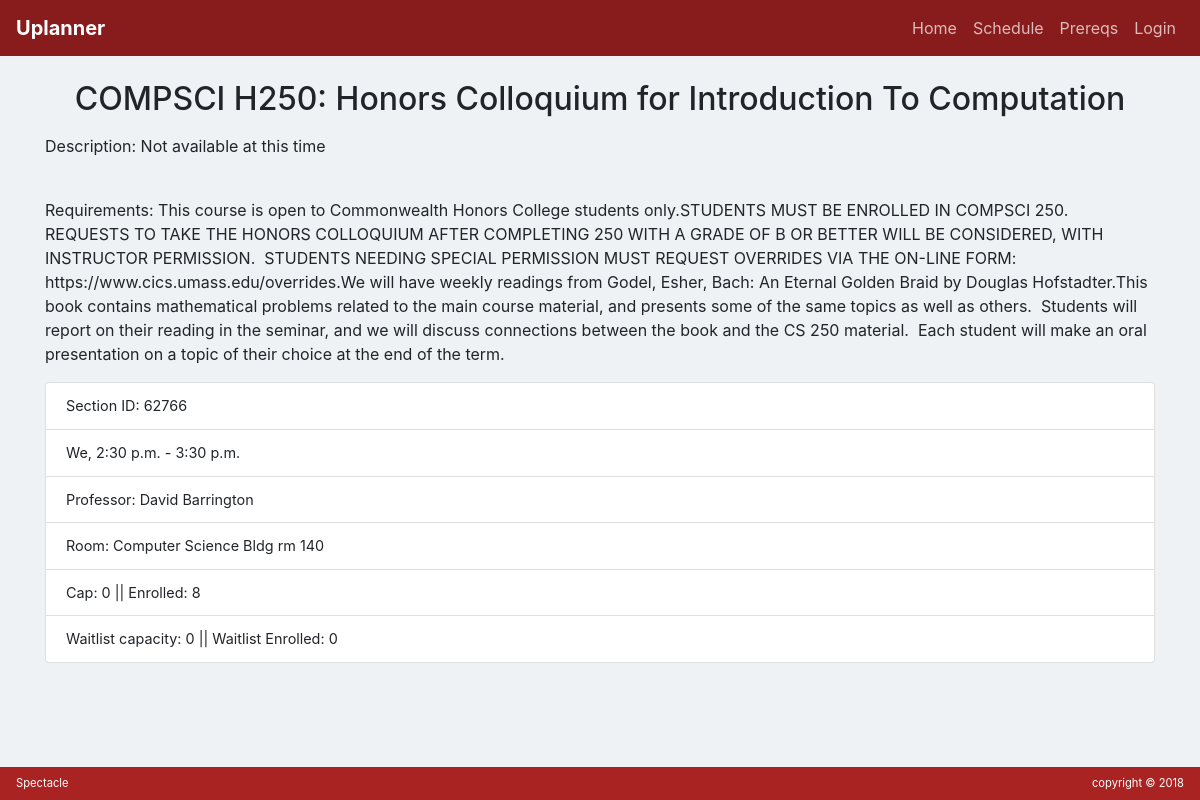
The page /uplanner/prereqs/course/125 on the database its author committed.
### schedule/models.py (models this page shows, shortened)
class Course(models.Model):
    title = models.CharField(max_length=200, help_text="Enter the descriptive course title")
    dept = models.ForeignKey(Department, on_delete=models.CASCADE, help_text="Enter the course's department")
    number = models.CharField(max_length=6, help_text="Enter the course's title number (220 in COMPSCI 220)")
    description = models.TextField(max_length=1000, help_text="Enter the course description")
    reqs = models.TextField(max_length=1000, blank=True, default="", help_text="Enter the course requirements")
    credits = models.CharField(max_length=3, help_text="Enter # of credits")
    honors = models.BooleanField("Enter whether this class is an honors course")
    CAREERS = (
        ('u', 'Undergraduate'),
        ('g', 'Graduate'),
        ('c', 'Non-Credit'),
        ('d', 'Non-Degree'),
    )
    career = models.CharField(max_length=1, choices=CAREERS, blank=True, default='u', help_text='The course career')
    SESSIONS = (
        ('un', 'University'),
        ('uc', 'University Eligible/CPE'),
        ('ud', 'University Non-standard Dates'),
        ('c1', 'CPE Summer Session 1'),
        ('c2', 'CPE Summer Session 2'),
        ('c3', 'CPE Summer Session 3'),
    )
    session = models.CharField(max_length=2, choices=SESSIONS, blank=True, default='u', help_text='The course career')
    gened = models.ManyToManyField(Gened, blank=True, help_text='Enter any gened categories this course satisfies')
    start_date = models.DateField(help_text='Enter the starting date of the course')
    end_date = models.DateField(help_text='Enter the ending date of the course')

class Department(models.Model):
    name = models.CharField(max_length=200, blank=True, unique=True, help_text="Enter a department name")
    code = models.CharField(max_length=12, help_text="Enter the department abbreviation")

class Section(models.Model):
    uid = models.UUIDField(primary_key=True, default=uuid.uuid4, editable=False)
    sid = models.IntegerField(default=0, help_text="The 5 digit spire course number") #default=0 for custom events
    days = models.CharField(max_length=10, help_text="Days the course is taught")
    mon = models.BooleanField(blank=True, default=False)
    tue = models.BooleanField(blank=True, default=False)
    wed = models.BooleanField(blank=True, default=False)
    thu = models.BooleanField(blank=True, default=False)
    fri = models.BooleanField(blank=True, default=False)
    start = models.TimeField(help_text='The starting time of the class')
    ending = models.TimeField(help_text='The ending time of the class')
    term = models.ForeignKey(Term, on_delete=models.CASCADE, default=1)
    professor = models.CharField(max_length=200)
    room = models.CharField(max_length=200)
    open = models.BooleanField("Enter whether this class is currently open", default=True)
    cap = models.IntegerField(help_text='The class maximum capacity')
    enrolled = models.IntegerField(help_text='The current number of students enrolled')
    wcap = models.IntegerField(help_text='The maximum size of the waitlist')
    wenrolled = models.IntegerField(help_text='The current size of the waitlist')
    clss = models.ForeignKey(Course, blank=True, null=True, on_delete=models.CASCADE, help_text='The corresponding generic class for this section')
    COMPONENTS = (
        ('LEC', 'Lecture'),
        ('DIS', 'Discussion'),
        ('LAB', 'Laboratory'),
        ('COL', 'Colloquium'),
        ('DST', 'Dissertation / Thesis'),
        ('IND', 'Individualized Study'),
        ('PRA', 'Practicum'),
        ('SEM', 'Seminar'),
        ('STS', 'Studio / Skills'),
        ('CUS', 'Custom'),
    )
    component = models.CharField(max_length=3, choices=COMPONENTS)
    objects = SectionManager()

### schedule/views.py (the view)
# urls.py: path('prereqs/course/<int:pk>', views.CourseDetailView.as_view(), name='course_detail'),
class CourseDetailView(generic.DetailView):
    model = Course
    def get_context_data(self, **kwargs):
        context = super(CourseDetailView, self).get_context_data(**kwargs) # get the default context data
        context['sections'] = Section.objects.filter(clss=context['course']) # add extra field to the context
        return context

### schedule/templates/schedule/course_detail.html
{% extends "base_generic.html" %} {% block content %}
<br>
<div class="container-fluid">
  <h2 class="text-center">
    <p>{{course.dept.code}} {{course.number}}: {{course.title}}</p>
  </h2>
  <div class="container">
    <p>Description: {{course.description}}</p>
    <br>
    <p>Requirements: {{course.reqs}}</p>
    {% for section in sections %}
    <ul class="list-group">
      <li class="list-group-item">Section ID: {{section.sid}}</li>
      <li class="list-group-item">{{section.days}}, {{section.start}} - {{section.ending}}</li>
      <li class="list-group-item">Professor: {{section.professor}}</li>
      <li class="list-group-item">Room: {{section.room}}</li>
      <li class="list-group-item">Cap: {{section.cap}} || Enrolled: {{section.enrolled}}</li>
      <li class="list-group-item">Waitlist capacity: {{section.wcap}} || Waitlist Enrolled: {{section.wenrolled}}</li>
    </ul>
    <br> {% endfor %}
  </div>
</div>
{% endblock %}

### schedule/templates/base_generic.html (shortened to what this page needs)
<!doctype html>
<html lang="en">
<head>
  <link rel="stylesheet" href="https://maxcdn.bootstrapcdn.com/bootstrap/4.0.0/css/bootstrap.min.css"
>
  {% load static %}
  <link rel="stylesheet" href="{% static 'css/styles.css' %}">
  {% load static %}
</head>
<body {% block body %}{% endblock %} >
  {% block navbar %}
  <nav class="navbar navbar-expand-md navbar-dark bg-umass">
    <a class="navbar-brand" href="{% url 'index' %}"><strong>Uplanner</strong></a>
    <div class="collapse navbar-collapse" id="navbarSupportedContent">
      <ul class="navbar-nav ml-auto">
        <li class="nav-item {% if highlight_index %} active {% endif %}">
          <a class="nav-link" href="{% url 'index' %}">Home</a>
        </li>
        <li class="nav-item {% if highlight_schedule %} active {% endif %}">
          <a class="nav-link" href="{% url 'schedule' %}">Schedule</a>
        </li>
        <li class="nav-item {% if highlight_prereqs %} active {% endif %}">
          <a class="nav-link" href="{% url 'prereqs' %}">Prereqs</a>
        </li>
        {% if user.is_authenticated %}
          <li class="nav-item">
            <a class="nav-link" href="{% url 'logout' %}">Logout</a>
          </li>
        {% else %}
          <li class="nav-item">
            <a class="nav-link" href="{% url 'schedule'%}">Login</a>
          </li>
        {% endif %}
      </ul>
    </div>
  </nav>
  {% endblock %}
  {% block content %}{% endblock %}
  {% block footer %}
  <nav class="navbar fixed-bottom navbar-light bg-umass-lite">
    <span class="footer-text">Spectacle</span>
    <span class="footer-text">copyright © 2018</span>
  </nav>
  {% endblock %}
  {% load static %}
</body>
</html>

### schedule/static/css/styles.css (style rules this page uses)
body { margin-bottom: 35px; background-color: #eff2f5; }
.bg-umass { background-color: #881c1c; }
.bg-umass-lite { background-color: #a92323; }
.navbar-dark .navbar-nav .nav-link { color: rgba(255, 255, 255, .7); }
.navbar { color: rgba(255, 255, 255); }
.footer-text { color: #ffff; text-align: right; margin: 0; padding: 0; font-size: .7rem; }
.list-group-item { font-size: .9rem; }

### rows shown on the page
Course: dept.code "COMPSCI", number "H250", title "Honors Colloquium for Introduction To Computation", description "Not available at this time", reqs "This course is open to Commonwealth Honors College students only.STUDENTS MUST BE ENROLLED IN COMPSCI 250. REQUESTS TO TAKE THE HONORS COLLOQUIUM AFTER COMPLETING 250 WITH A GRADE OF B OR BETTER WILL BE CONSIDERED, WITH INSTRUCTOR PERMISSION. STUDENTS NEEDING SPECIAL PERMISSION MUST REQUEST OVERRIDES VIA THE ON-LINE FORM: https://www.cics.umass.edu/overrides.We will have weekly readings from Godel, Esher, Bach: An Eternal Golden Braid by Douglas Hofstadter.This book contains mathematical problems related to the main course material, and presents some of the same topics as well as others. Students will report on their reading in the seminar, and we will discuss connections between the book…"
Section: sid "62766", days "We", start "2:30 p.m.", ending "3:30 p.m.", professor "David Barrington", room "Computer Science Bldg rm 140", cap "0", enrolled "8", wcap "0", wenrolled "0"
